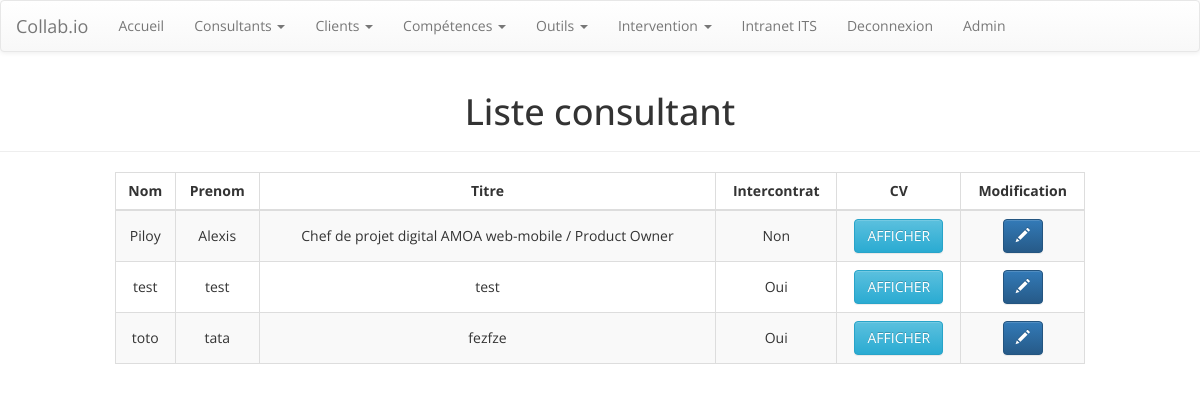
Page /consultant/ (signed in) on the earlier database version.
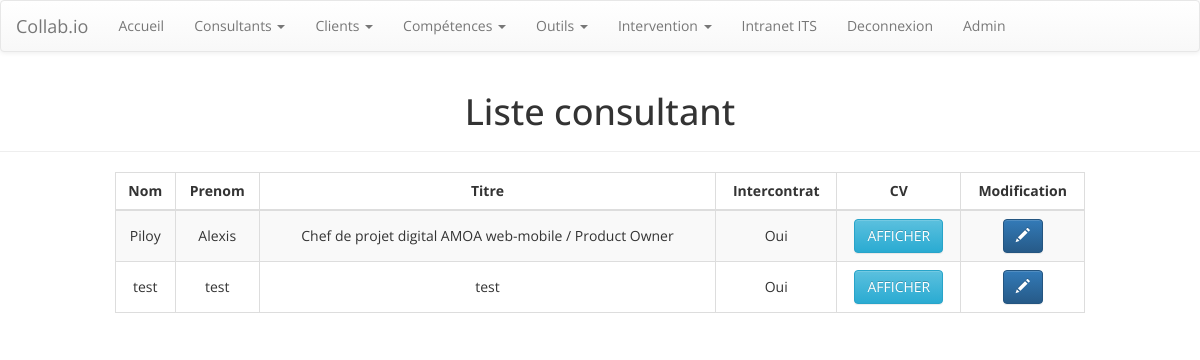
Same page on the later database version.
### collab/models.py (models this page shows, shortened)
class collaborateurs(models.Model):
    nomCollaborateur = models.CharField('Nom du Collaborateur', max_length=200)
    prenomCollaborateur = models.CharField('Prénom du Collaborateur', max_length=200)
    trigramme = models.CharField(max_length=3,blank=True, null=True)
    titreCollaborateur = models.CharField('Titre du Collaborateur',max_length=200, help_text="Il s’agit du titre que l’on retrouve en première page du DC au-dessus du texte introductif (ex : Consultant AMOA)")
    dateDeNaissance = models.DateField('Date de naissance', blank=True, null=True)
    texteIntroductifCv = RichTextField('Texte introductif du DC', default='',blank=True, null=True, help_text="Il s’agit du texte introductif que l’on retrouve en première page du DC au-dessous du titre introductif")
    dateDebutExpPro = models.DateField('Date de début de carrière', blank=True, null=True)
    codePostal = models.CharField('Code Postal', default='',max_length=200,blank=True, null=True)
    telephone = models.CharField('Téléphone', default='',max_length=200,blank=True, null=True)
    mail = models.CharField(default='',max_length=200,blank=True, null=True)
    manager = models.ManyToManyField(gestionManagerialeConsultant)
    TYPE_CONTRAT = (
        ('I', 'CDI'),
        ('D', 'CDD'),
        ('N', 'Intérimaire'),
        ('A', 'Contrat d\'alternance'),
        ('X', 'Indépendant'),
        ('S', 'Sous-traitant'),
    )
    typeContrat = models.CharField('Type de Contrat', max_length=1, choices=TYPE_CONTRAT, default='I')
    GRADE = (
        ('1', 'Consultant Junior'),
        ('2', 'Consultant'),
        ('3', 'Consultant Sénior'),
        ('4', 'Runner Manager'),
        ('5', 'Manager'),
        ('5', 'Directeur')
    )
    grade = models.CharField(max_length=1, choices=GRADE, default='1',blank=True, null=True)
    dateArrivee = models.DateField('date d\'arrivée chez Themis', blank=True, null=True)
    dateSortie = models.DateField('date de sortie de chez Themis', blank=True, null=True)
    expertiseSectorielle = models.ManyToManyField(expertiseSectorielle, blank=True, verbose_name='Expertise Sectorielle',help_text='Indique le « secteur : Direction ou Service Client » (ex : Industrie Pharmaceutique : Achat, Service Financier)')
    niveauxIntervention = models.ManyToManyField(niveauIntervention, blank=True, verbose_name='Niveau d’intervention',help_text='Idéalement en indiquer 5 et en ne dépassant pas les 10')
    expSignificative1= models.CharField('Expérience Significative 1', max_length=500, blank=True, null=True)
    expSignificative2= models.CharField('Expérience Significative 2', max_length=500, blank=True, null=True)
    expSignificative3= models.CharField('Expérience Significative 3', max_length=500, blank=True, null=True)
    expSignificative4= models.CharField('Expérience Significative 4', max_length=500, blank=True, null=True)
    expSignificative5= models.CharField('Expérience Significative 5', max_length=500, blank=True, null=True)
    clientPrincipaux = models.ManyToManyField(client, blank=True, verbose_name='Clients Principaux', help_text='Idéalement en indiquer 5 et en ne dépassant pas les 10')
    listeCompetencesCles = models.ManyToManyField(competences, blank=True, verbose_name='Compétences Clés ')
    formation = models.ManyToManyField(obtentionFormation, blank=True, verbose_name='Formations & Certifications')
    parcours = RichTextField(default='', blank=True)
    methodologie = models.ManyToManyField(Methodo, blank=True, verbose_name='Méthodologies')
    langues = models.ManyToManyField(LanguesParlee, blank=True, help_text='Obligatoire, indiquez le niveau d’anglais')
    outilsCollaborateur = models.ManyToManyField(outils, blank=True, verbose_name='Outils')
    estEnIntercontrat = models.BooleanField(default=False)
    class Meta:
        verbose_name = 'Consultant'

### collab/views.py (the view)
# urls.py: path('consultant/', views.liste_consultant, name='liste_consultant'),
def liste_consultant(request):
    template = loader.get_template('collab/liste_consultant_recherche.html')
    collab_list= collaborateurs.objects.all().order_by('nomCollaborateur')
    context={'collabs':collab_list}
    return HttpResponse(template.render(context, request))

### collab/templatetags/collab_extras.py (called while the page is built)
@register.filter(name='statut_consultant')
def statut_consultant(id_collab):
    test = collaborateurs.objects.filter(pk=id_collab).values("estEnIntercontrat")
    if test[0]['estEnIntercontrat'] == True:
        return "Oui"
    else:
        return "Non"

@register.filter
def addstr(arg1, arg2):
    return str(arg1) + str(arg2)

### collab/templates/collab/liste_consultant_recherche.html (shortened to what this page needs)
{% extends 'collab/base.html' %}
{% load collab_extras %}
{% block content %}
    <div class="page-header">
        <h1 class="text-center">Liste consultant</h1></div>
    <div class="container" id="container">
        <div class="row">
            <div class="col-lg-10 col-lg-offset-1 col-md-10 col-md-offset-1 col-sm-10 col-sm-offset-1 col-xs-12">
                <div class="table-responsive" id="liste-consultant">
                    <table class="table table-striped table-bordered" data-toggle="table" data-pagination="true" data-search="true">
                        <thead>
                            <tr class="text-center">
                                <th class="text-center" data-sortable="true">Nom </th>
                                <th class="text-center" data-sortable="true">Prenom </th>
                                <th class="text-center" data-sortable="true">Titre </th>
                                <th class="text-center" data-sortable="true">Intercontrat </th>
                                <th class="hidden-xs hidden-sm text-center">CV </th>
                                <th class="hidden-xs hidden-sm text-center">Modification </th>
                            </tr>
                        </thead>
                        <tbody>
                            {% for collab in collabs %}
                            {% with truc=collab.pk %}
                            {% with "/admin/collab/collaborateurs/"|addstr:collab.pk|addstr:"/change/" as urlModif %}
                            <tr>
                                <td>{{collab.nomCollaborateur}} </td>
                                <td>{{collab.prenomCollaborateur}} </td>
                                <td>{{collab.titreCollaborateur}} </td>
                                <td>{{truc|statut_consultant}} </td>
                                <td class="hidden-xs hidden-sm"> <a class="btn btn-info" role="button" href="{% url 'collaborateur_detail' collaborateurs_id=collab.pk %}">AFFICHER </a></td>
                                <td class="hidden-xs hidden-sm">
                                    <a class="btn btn-primary" role="button" href={{urlModif}}> <i class="glyphicon glyphicon-pencil"></i></a>
                                </td>
                            </tr>
                            {% endwith %}
                            {% endwith %}
                            {% endfor %}
                        </tbody>
                    </table>
                </div>
            </div>
        </div>
    </div>
{% endblock %}

Differences in the rows shown:
removed collaborateurs: nomCollaborateur "toto", prenomCollaborateur "tata", titreCollaborateur "fezfze", pk|statut_consultant "Oui"
changed collaborateurs "Piloy": pk|statut_consultant "Non" → "Oui"
